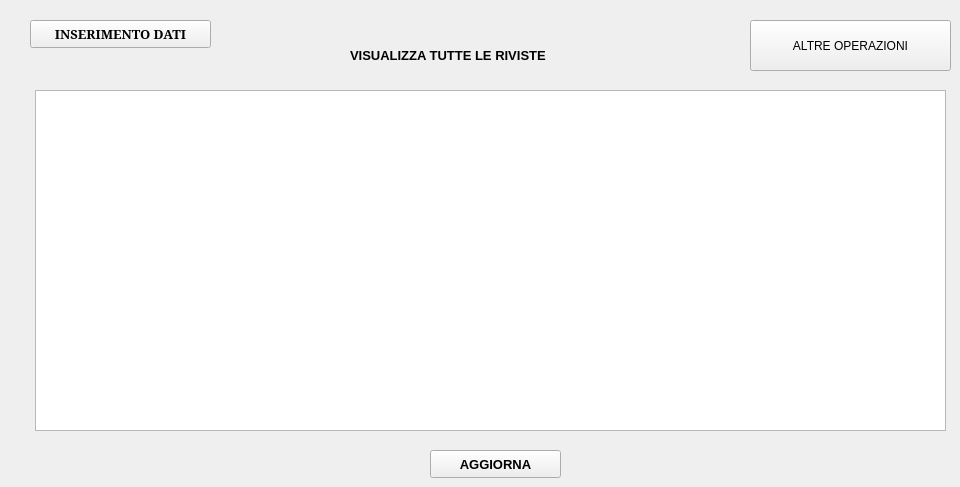
      <widget class="QWidget" name="RivisteGestione">
       <attribute name="title">
        <string>Riviste</string>
       </attribute>
       <widget class="QLabel" name="label_24">
        <property name="geometry">
         <rect>
          <x>350</x>
          <y>30</y>
          <width>331</width>
          <height>51</height>
         </rect>
        </property>
        <property name="font">
         <font>
          <pointsize>10</pointsize>
          <weight>75</weight>
          <bold>true</bold>
         </font>
        </property>
        <property name="text">
         <string>VISUALIZZA TUTTE LE RIVISTE</string>
        </property>
       </widget>
       <widget class="QPushButton" name="aggiornaRiviste">
        <property name="geometry">
         <rect>
          <x>430</x>
          <y>450</y>
          <width>131</width>
          <height>28</height>
         </rect>
        </property>
        <property name="font">
         <font>
          <pointsize>10</pointsize>
          <weight>75</weight>
          <bold>true</bold>
         </font>
        </property>
        <property name="text">
         <string>AGGIORNA</string>
        </property>
       </widget>
       <widget class="QListWidget" name="listaAggiornamentoRiviste">
        <property name="geometry">
         <rect>
          <x>35</x>
          <y>90</y>
          <width>911</width>
          <height>341</height>
         </rect>
        </property>
       </widget>
       <widget class="QPushButton" name="homeInserimento_5">
        <property name="geometry">
         <rect>
          <x>30</x>
          <y>20</y>
          <width>181</width>
          <height>28</height>
         </rect>
        </property>
        <property name="font">
         <font>
          <family>MS Serif</family>
          <pointsize>10</pointsize>
          <weight>75</weight>
          <bold>true</bold>
         </font>
        </property>
        <property name="text">
         <string>INSERIMENTO DATI</string>
        </property>
       </widget>
       <widget class="QPushButton" name="altreOperazioni_2">
        <property name="geometry">
         <rect>
          <x>750</x>
          <y>20</y>
          <width>201</width>
          <height>51</height>
         </rect>
        </property>
        <property name="text">
         <string>ALTRE OPERAZIONI</string>
        </property>
       </widget>
      </widget>
